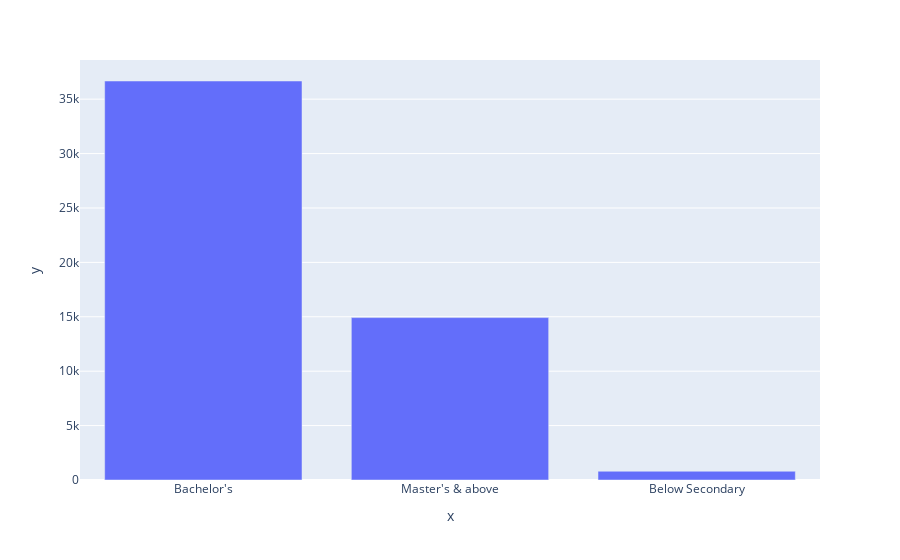

Here is the notebook cell this chart was saved with:
### Code cell
fig = px.bar(df, x=["Bachelor's", "Master's & above", "Below Secondary"], y=df["education"].value_counts().values)
fig.show()

### Figure 1 — Plotly figure (JSON) as saved in the notebook; plotly's stock layout.template omitted (floating-point values rounded to 4 significant figures)
{"data": [{"alignmentgroup": "True", "hovertemplate": "x=%{x}<br>y=%{y}<extra></extra>", "legendgroup": "", "marker": {"color": "#636efa", "pattern": {"shape": ""}}, "name": "", "offsetgroup": "", "orientation": "v", "showlegend": false, "textposition": "auto", "type": "bar", "x": ["Bachelor's", "Master's & above", "Below Secondary"], "xaxis": "x", "y": [36669, 14925, 805], "yaxis": "y"}], "layout": {"barmode": "relative", "legend": {"tracegroupgap": 0}, "margin": {"t": 60}, "xaxis": {"anchor": "y", "domain": [0, 1], "title": {"text": "x"}}, "yaxis": {"anchor": "x", "domain": [0, 1], "title": {"text": "y"}}}}
